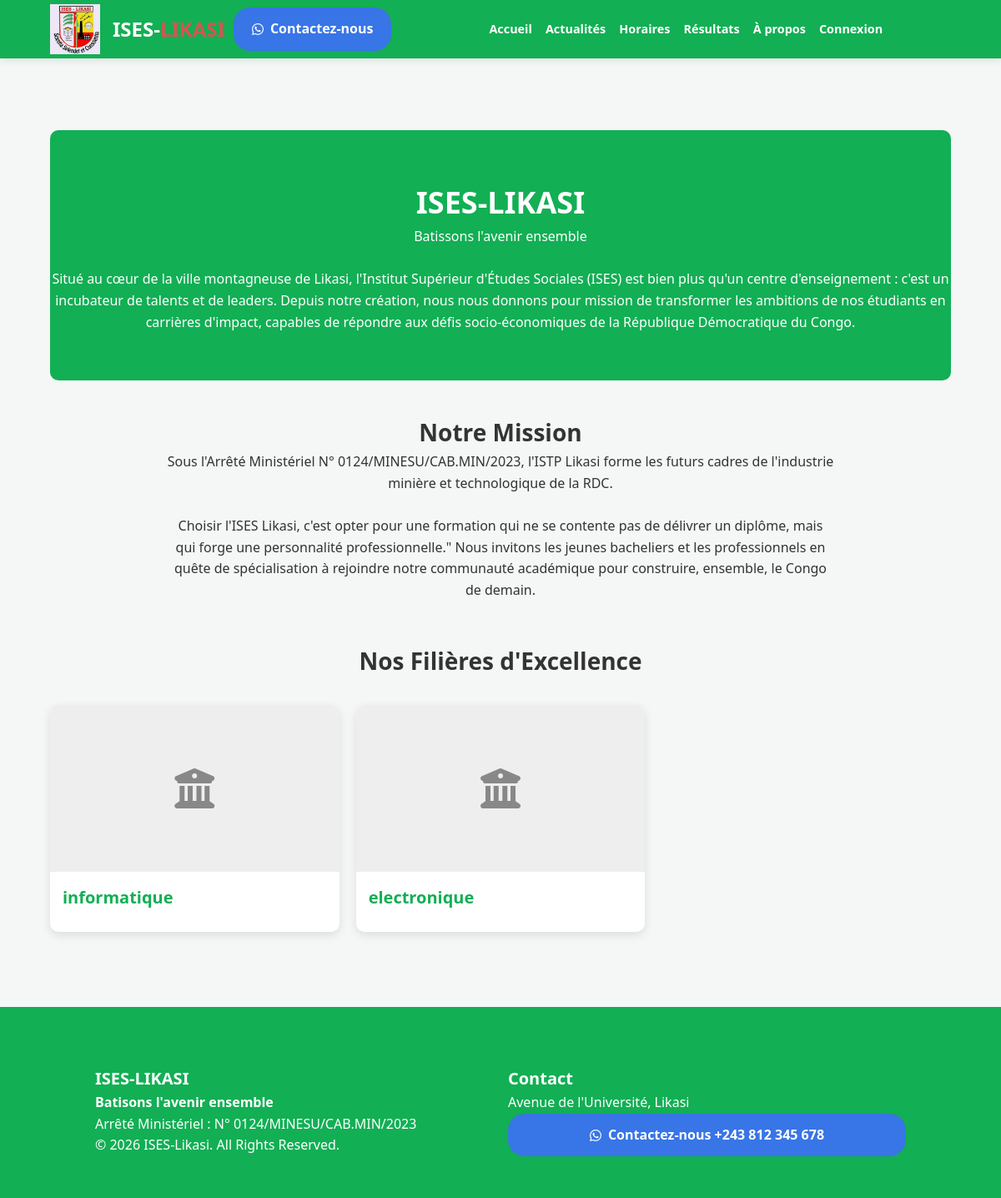
Page /about/ on the earlier database version.
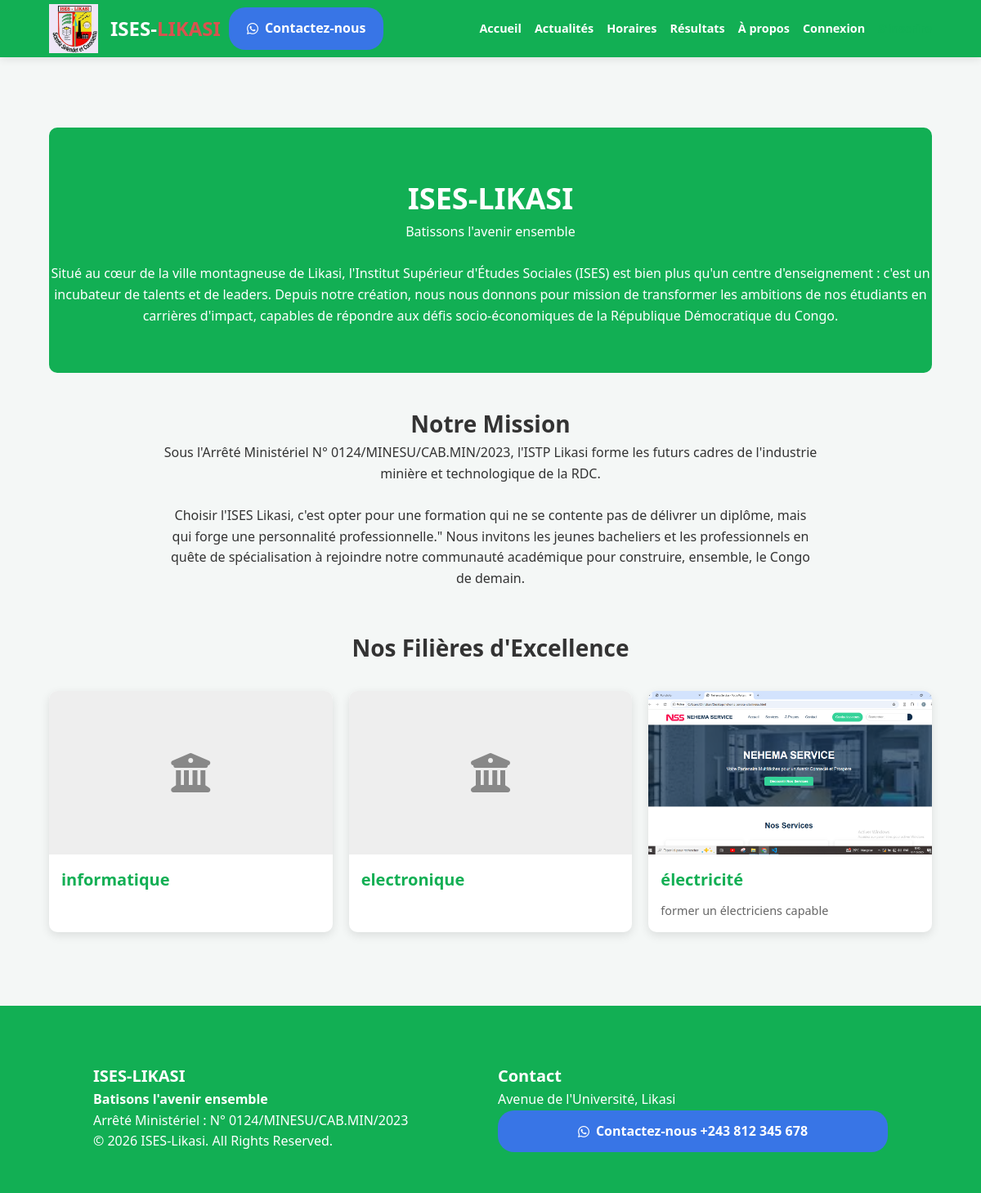
Same page on the later database version.
### portal/models.py (models this page shows, shortened)
class Department(models.Model):
    name = models.CharField(max_length=100)
    description = models.TextField(blank=True, null=True)
    image = models.ImageField(upload_to='departments/', blank=True, null=True)

### portal/views.py (the view)
# urls.py: path('about/', views.about_view, name='about'),
def about_view(request):
    depts = Department.objects.all()
    return render(request, 'portal/about.html', {'departments': depts})

### portal/templates/portal/about.html (shortened to what this page needs)
{% extends 'portal/base.html' %}
{% block content %}
<section class="hero">
    <h1>ISES-LIKASI</h1>
    <p>Batissons l'avenir ensemble</p>
    <br>
    <p>
        Situé au cœur de la ville montagneuse de Likasi, l'Institut Supérieur d'Études Sociales (ISES) est bien plus qu'un centre d'enseignement : c'est un incubateur de talents et de leaders. Depuis notre création, nous nous donnons pour mission de transformer les ambitions de nos étudiants en carrières d'impact, capables de répondre aux défis socio-économiques de la République Démocratique du Congo.
    </p>
</section>
<div class="info-text" style="max-width: 800px; margin: 0 auto 50px; text-align: center;">
    <h2>Notre Mission</h2>
    <p>Sous l'Arrêté Ministériel N° 0124/MINESU/CAB.MIN/2023, l'ISTP Likasi forme les futurs cadres de l'industrie minière et technologique de la RDC.</p>
    <br>
    <p>
        Choisir l'ISES Likasi, c'est opter pour une formation qui ne se contente pas de délivrer un diplôme, mais qui forge une personnalité professionnelle."
        Nous invitons les jeunes bacheliers et les professionnels en quête de spécialisation à rejoindre notre communauté académique pour construire, ensemble, le Congo de demain.
    </p>
</div>
<h2 style="text-align: center; margin-bottom: 30px;">Nos Filières d'Excellence</h2>
<div class="grid-depts">
    {% for dept in departments %}
    <div class="dept-card" style="background: white; border-radius: 10px; overflow: hidden; box-shadow: 0 4px 12px rgba(0,0,0,0.1); margin-bottom: 20px;">
        {% if dept.image %}
            <img src="{{ dept.image.url }}" alt="{{ dept.name }}" style="width: 100%; height: 200px; object-fit: cover;">
        {% else %}
            <div style="width: 100%; height: 200px; background: #eee; display: flex; align-items: center; justify-content: center; color: #888;">
                <i class="fas fa-university fa-3x"></i>
            </div>
        {% endif %}
        <div style="padding: 15px;">
            <h3 style="color: var(--blue); margin-bottom: 10px;">{{ dept.name }}</h3>
            <p style="color: #666; font-size: 0.9rem;">{{ dept.description }}</p>
        </div>
    </div>
    {% endfor %}
</div>
{% endblock %}

Differences in the rows shown:
added Department: image (picture), name "électricité", description "former un électriciens capable"
